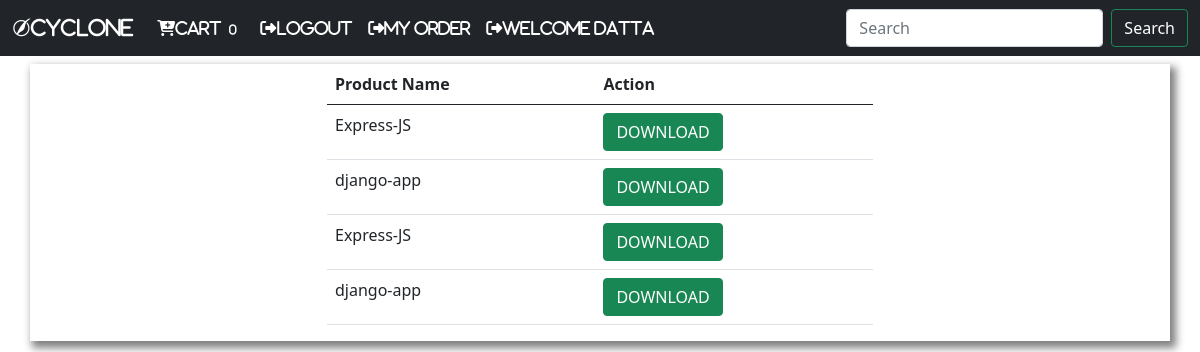
The page /myorder/ (signed in) on the database its author committed.
### home/models.py (models this page shows, shortened)
class UserProduct(models.Model):
    product=models.ForeignKey(Product, on_delete=models.CASCADE)
    user=models.ForeignKey(User, on_delete=models.CASCADE)
    payment=models.ForeignKey(Payment, on_delete=models.CASCADE)

class Product(models.Model):
    name=models.CharField( max_length=50)
    category=models.ForeignKey(Category, on_delete=models.CASCADE)
    des=models.CharField( max_length=200)
    price=models.IntegerField(default=0)
    discount=models.IntegerField(default=0)
    file=models.FileField( upload_to="upload/files",null=True,blank=True)
    thumbnail=models.ImageField( upload_to="upload/thumbnail")
    link=models.CharField( max_length=50,null=True,blank=True)
    filesize=models.IntegerField()

### home/views.py (the view)
# urls.py: path("myorder/",views.myorder,name="myorder"),
def myorder(request):
    user=None
    if request.user.is_authenticated:
        user=request.user
        userproduct=UserProduct.objects.filter(user=user)
        return render(request,"myorder.html",{"userproduct":userproduct})

### home/templatetags/filter.py (called while the page is built)
@register.simple_tag
def lain(cart):
   return len(cart)

### templates/myorder.html (shortened to what this page needs)
{% extends "base.html" %}
{% block body %}
<div class="container">
    <div class="row mt-2"  style="box-shadow: 4px 5px 8px 2px  grey;">
       <div class="col-6 mx-auto">
        <table class="table">
            <thead>
              <tr>
                <th scope="col">Product Name</th>
                <th scope="col">Action</th>
              </tr>
            </thead>
            <tbody>
            {% for user in userproduct %}
            <tr>
                <td>{{user.product.name}}</td>
                <td><a href="/download/{{user.product.id}}" class="btn btn-success" download>DOWNLOAD</a></td>
              </tr>
            {% endfor %}
            </tbody>
          </table>
       </div>
            </div>
    </div>
{% endblock body %}

### templates/base.html (shortened to what this page needs)
<!doctype html>
{% load filter %}
<html lang="en">
  <head>
    <link href="https://cdn.jsdelivr.net/npm/bootstrap@5.0.0-beta2/dist/css/bootstrap.min.css" rel="stylesheet">
  </head>
  <body>
    <nav class="navbar navbar-expand-lg navbar-dark bg-dark">
        <div class="container-fluid">
          <a class="navbar-brand " href="/"><i class="fab fa-pied-piper">Cyclone</i></a>
          <div class="collapse navbar-collapse" id="navbarSupportedContent">
            <ul class="navbar-nav me-auto mb-2 mb-lg-0">
              <li class="nav-item">
                <a class="nav-link active" aria-current="page" href="/cart/"><i class="fas fa-cart-plus">Cart<span class="badge badge-warning">{% lain request.session.cart%}</span></i></a>
              </li>
              {% if request.user.is_authenticated %}
              <li class="nav-item">
                <a class="nav-link active" aria-current="page" href="/logout/"><i class="fas fa-sign-out-alt">Logout</i></a>
              </li>
              <li class="nav-item">
                <a class="nav-link active" aria-current="page" href="/myorder/"><i class="fas fa-sign-out-alt">My Order</i></a>
              </li>
              <li class="nav-item">
                <a class="nav-link active" aria-current="page" href="#"><i class="fas fa-sign-out-alt">Welcome {{request.user.username}}</i></a>
              </li>
              {% endif %}
            </ul>
            <form class="d-flex">
              <input class="form-control me-2" type="search" placeholder="Search" aria-label="Search">
              <button class="btn btn-outline-success text-white" type="submit">Search</button>
            </form>
          </div>
        </div>
      </nav>
      {% block body %}
      {% endblock body %}
  </body>
</html>

### rows shown on the page
UserProduct: product.name "Express-JS"
UserProduct: product.name "django-app"
UserProduct: product.name "Express-JS"
UserProduct: product.name "django-app"

### other values the page prints
{{ request.user.username }} "datta"
